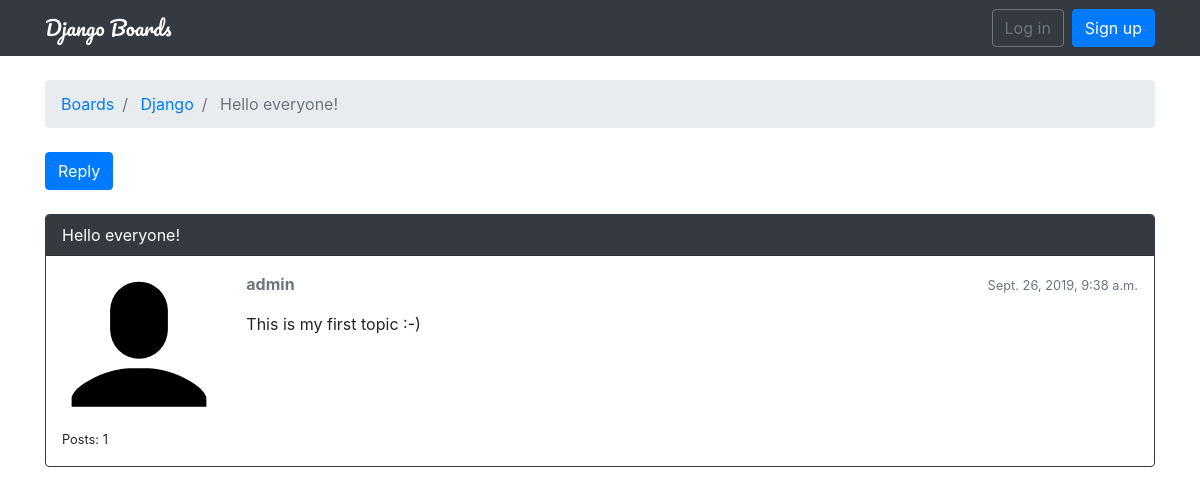
The app's page /board/1/topics/1/, older data.
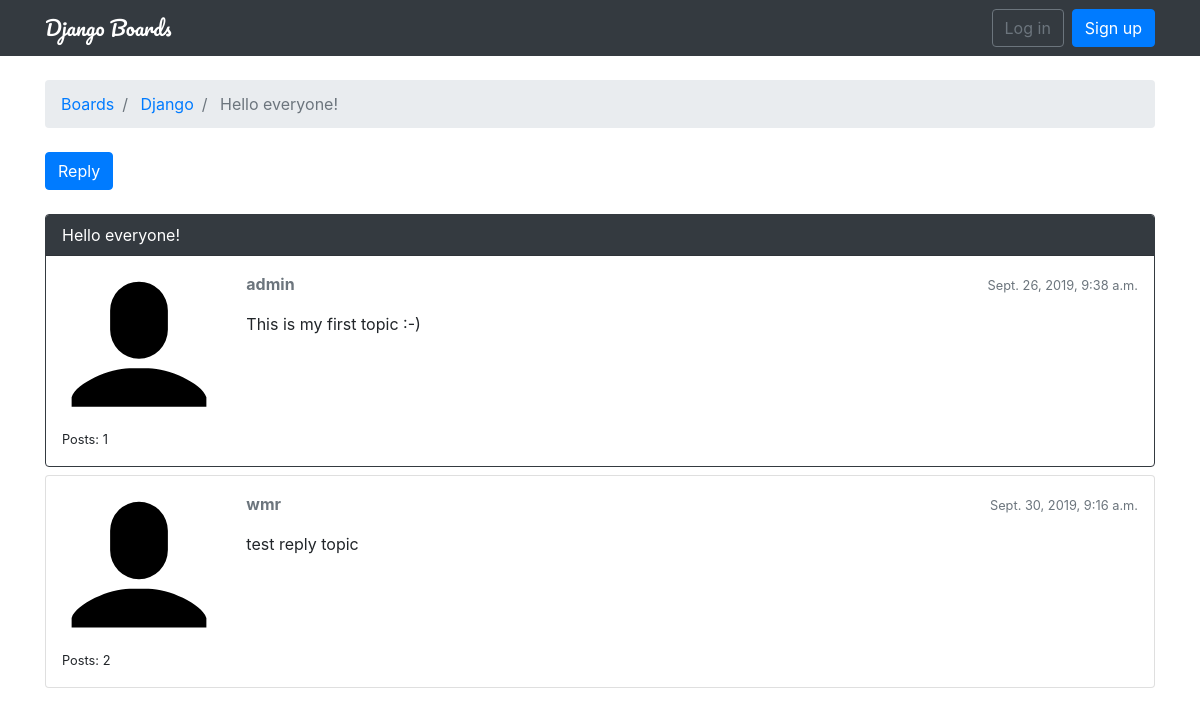
The same page, newer data.
### boards/models.py (models this page shows, shortened)
class Topic(models.Model):
    subject = models.CharField(max_length=255)
    last_updated = models.DateTimeField(auto_now_add=True)  # 创建对象时，设置为当前时间
    board = models.ForeignKey(Board, related_name='topics')  # 外键，related_name告诉关联的模型用什么字段引用本模型
    starter = models.ForeignKey(User, related_name='topics')

class Post(models.Model):
    message = models.TextField(max_length=4000)
    topic = models.ForeignKey(Topic, related_name='posts')
    created_at = models.DateTimeField(auto_now_add=True)
    updated_at = models.DateTimeField(null=True)
    created_by = models.ForeignKey(User, related_name='posts')
    updated_by = models.ForeignKey(User, null=True, related_name='+')  # +表示不建立反向关系，即不关心用户修改过哪些帖子

class Board(models.Model):
    name = models.CharField(max_length=30, unique=True)  # 限制名称唯一性
    description = models.CharField(max_length=255)

### boards/views.py (the view)
# urls.py: url(r'^board/(?P<pk>\d+)/topics/(?P<topic_pk>\d+)/$', views.topic_posts, name='topic_posts'),
def topic_posts(request, pk, topic_pk):
    topic = get_object_or_404(Topic, board__pk=pk, pk=topic_pk)
    return render(request, 'topic_posts.html', {'topic': topic})

### templates/topic_posts.html (shortened to what this page needs)
{% extends 'base.html' %}
{% load static %}
{% block breadcrumb %}
<li class="breadcrumb-item">
    <a href="{% url 'home' %}">Boards</a>
</li>
<li class="breadcrumb-item">
    <a href="{% url 'board_topics' topic.board.pk %}">{{ topic.board.name }}</a>
</li>
<li class="breadcrumb-item active">
    {{ topic.subject }}
</li>
{% endblock %}
{% block content %}
<div class="mb-4">
    <a href="{% url 'reply_topic' topic.board.pk topic.pk %}" class="btn btn-primary" role="button">Reply</a>
</div>
{% for post in topic.posts.all %}
<div class="card mb-2 {% if forloop.first %} border-dark {% endif %}">
    {% if forloop.first %}
    <div class="card-header text-white bg-dark py-2 px-3">{{ topic.subject }}</div>
    {% endif %}
    <div class="card-body p-3">
        <div class="row">
            <div class="col-2">
                <img src="{% static 'img/avatar.svg' %}" alt="{{ post.created_by.username }}" class="w-100">
                <small>Posts: {{ post.created_by.posts.count }}</small>
            </div>
            <div class="col-10">
                <div class="row mb-3">
                    <div class="col-6">
                        <strong class="text-muted">{{ post.created_by.username }}</strong>
                    </div>
                    <div class="col-6 text-right">
                        <small class="text-muted">{{ post.created_at }}</small>
                    </div>
                </div>
                {{ post.message }}
            </div>
        </div>
    </div>
</div>
{% endfor %}
{% endblock %}

Row changes from the older to the newer data that the page shows:
added Post: created_by.posts.count "2", created_by.username "wmr", created_at "Sept. 30, 2019, 9:16 a.m.", message "test reply topic"
